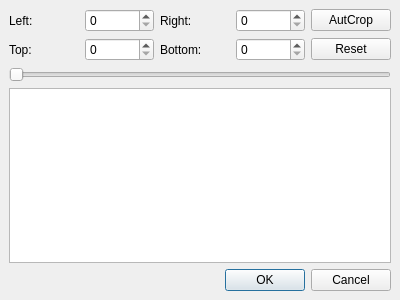
<ui version="4.0" >
 <class>cropDialog</class>
 <widget class="QDialog" name="cropDialog" >
  <property name="geometry" >
   <rect>
    <x>0</x>
    <y>0</y>
    <width>400</width>
    <height>300</height>
   </rect>
  </property>
  <property name="windowTitle" >
   <string>Dialog</string>
  </property>
  <layout class="QGridLayout" >
   <property name="leftMargin" >
    <number>9</number>
   </property>
   <property name="topMargin" >
    <number>9</number>
   </property>
   <property name="rightMargin" >
    <number>9</number>
   </property>
   <property name="bottomMargin" >
    <number>9</number>
   </property>
   <property name="horizontalSpacing" >
    <number>6</number>
   </property>
   <property name="verticalSpacing" >
    <number>6</number>
   </property>
   <item row="2" column="0" colspan="5" >
    <widget class="QSlider" name="horizontalSlider" >
     <property name="orientation" >
      <enum>Qt::Horizontal</enum>
     </property>
    </widget>
   </item>
   <item row="3" column="0" colspan="5" >
    <widget class="QGraphicsView" name="graphicsView" />
   </item>
   <item row="1" column="4" >
    <widget class="QPushButton" name="pushButtonReset" >
     <property name="text" >
      <string>Reset</string>
     </property>
    </widget>
   </item>
   <item row="0" column="0" >
    <widget class="QLabel" name="label" >
     <property name="text" >
      <string>Left:</string>
     </property>
    </widget>
   </item>
   <item row="1" column="0" >
    <widget class="QLabel" name="label_4" >
     <property name="text" >
      <string>Top:</string>
     </property>
    </widget>
   </item>
   <item row="1" column="2" >
    <widget class="QLabel" name="label_3" >
     <property name="text" >
      <string>Bottom:</string>
     </property>
    </widget>
   </item>
   <item row="1" column="3" >
    <widget class="QSpinBox" name="spinBoxBottom" />
   </item>
   <item row="0" column="2" >
    <widget class="QLabel" name="label_2" >
     <property name="text" >
      <string>Right:</string>
     </property>
    </widget>
   </item>
   <item row="0" column="3" >
    <widget class="QSpinBox" name="spinBoxRight" />
   </item>
   <item row="4" column="0" colspan="5" >
    <widget class="QDialogButtonBox" name="buttonBox" >
     <property name="orientation" >
      <enum>Qt::Horizontal</enum>
     </property>
     <property name="standardButtons" >
      <set>QDialogButtonBox::Cancel|QDialogButtonBox::NoButton|QDialogButtonBox::Ok</set>
     </property>
    </widget>
   </item>
   <item row="0" column="1" >
    <widget class="QSpinBox" name="spinBoxLeft" />
   </item>
   <item row="1" column="1" >
    <widget class="QSpinBox" name="spinBoxTop" />
   </item>
   <item row="0" column="4" >
    <widget class="QPushButton" name="pushButtonAutoCrop" >
     <property name="text" >
      <string>AutCrop</string>
     </property>
    </widget>
   </item>
  </layout>
 </widget>
 <resources/>
 <connections>
  <connection>
   <sender>buttonBox</sender>
   <signal>accepted()</signal>
   <receiver>cropDialog</receiver>
   <slot>accept()</slot>
   <hints>
    <hint type="sourcelabel" >
     <x>248</x>
     <y>254</y>
    </hint>
    <hint type="destinationlabel" >
     <x>157</x>
     <y>274</y>
    </hint>
   </hints>
  </connection>
  <connection>
   <sender>buttonBox</sender>
   <signal>rejected()</signal>
   <receiver>cropDialog</receiver>
   <slot>reject()</slot>
   <hints>
    <hint type="sourcelabel" >
     <x>316</x>
     <y>260</y>
    </hint>
    <hint type="destinationlabel" >
     <x>286</x>
     <y>274</y>
    </hint>
   </hints>
  </connection>
 </connections>
</ui>
